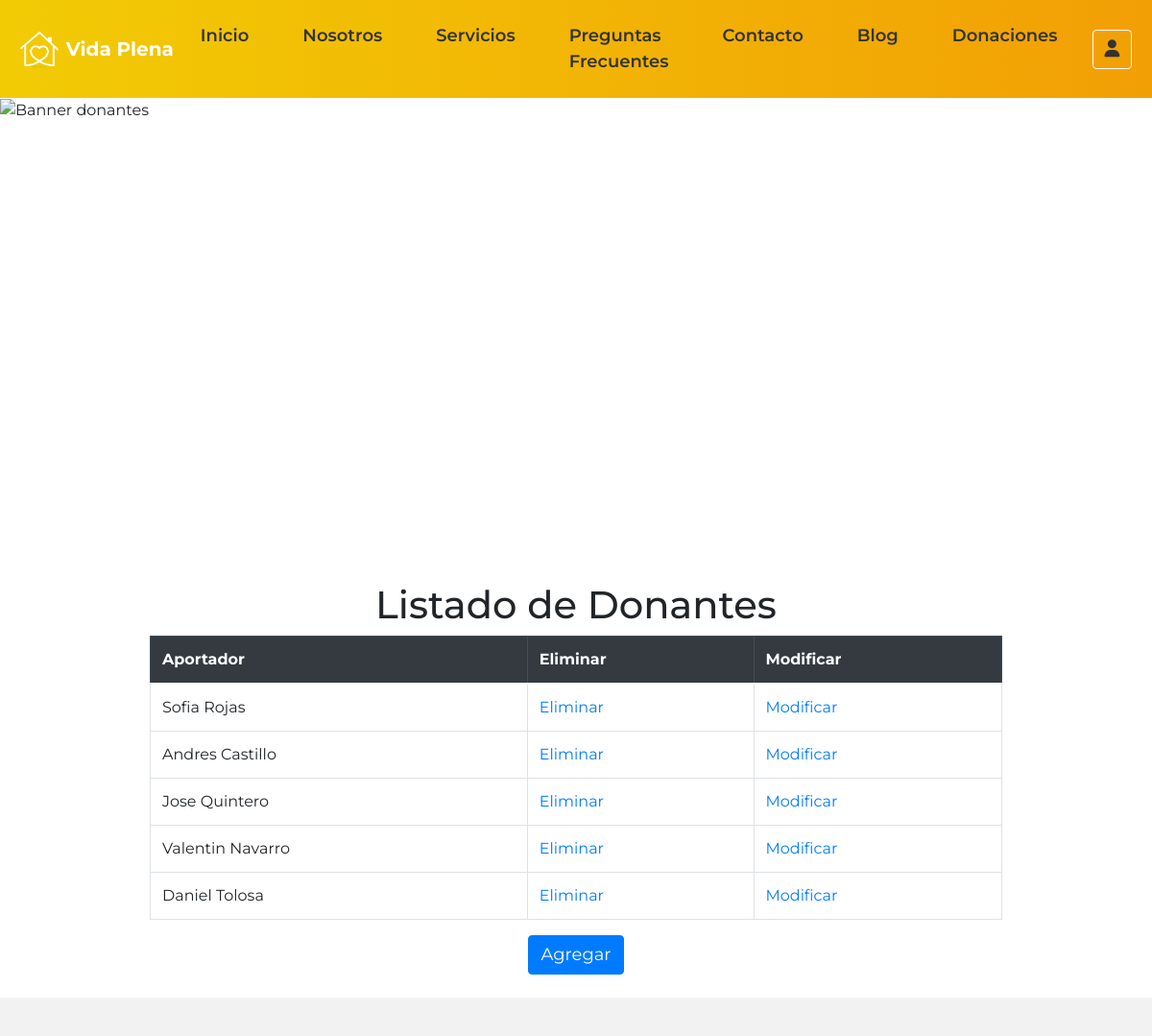
The page /inicio/crud_aportador/ on the database as committed earlier.
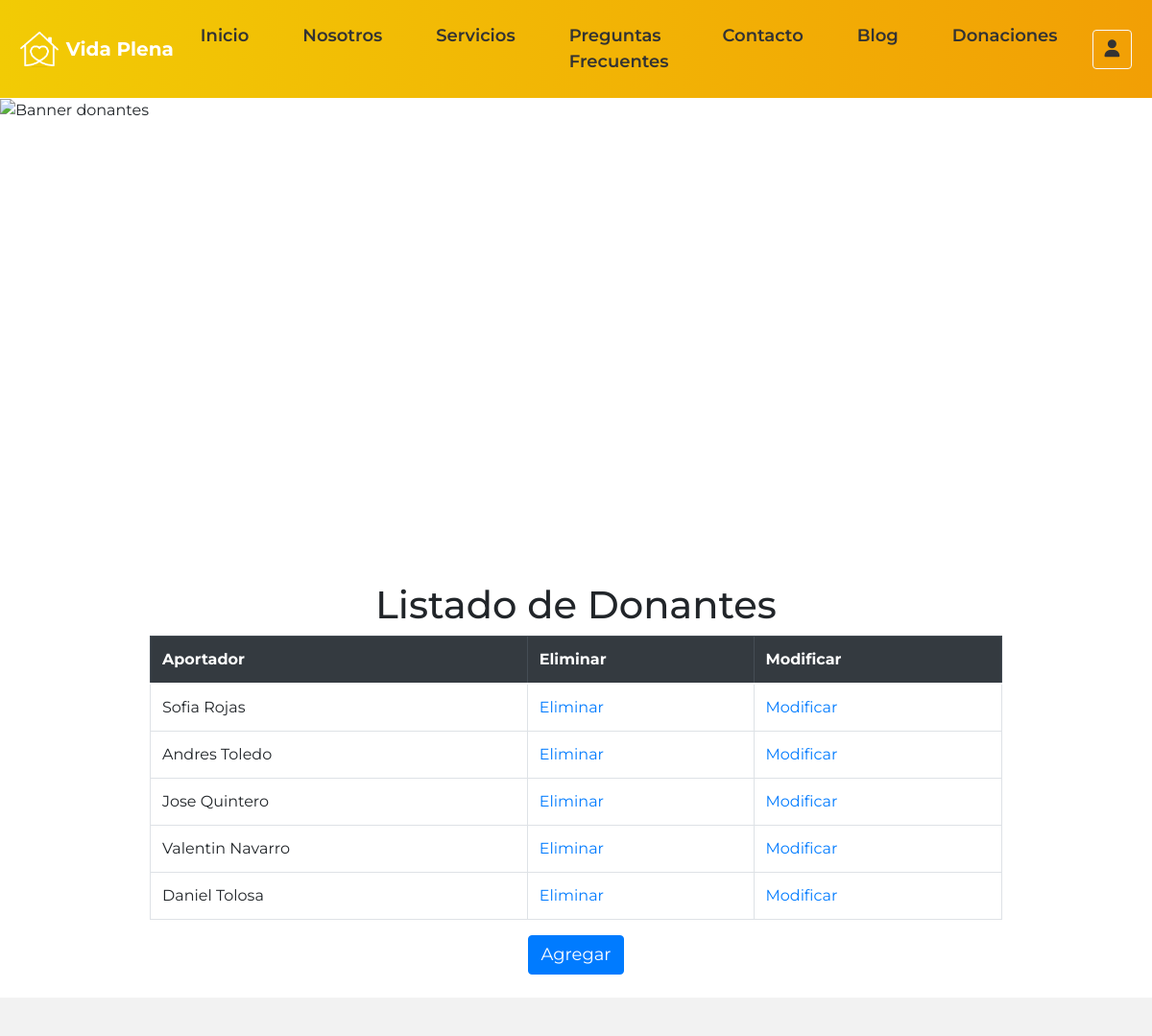
The same page on the database as committed later.
### inicio/models.py (models this page shows, shortened)
class Usuario(models.Model):
    nombre = models.CharField(max_length=100)
    apellido = models.CharField(max_length=100)
    rut = models.CharField(max_length=20)
    email = models.EmailField()
    tipo_usuario = models.CharField(max_length=50, choices=[('Personal', 'Personal'), ('Aportador', 'Aportador')])

class Aportador(Usuario):
    numero_cel = models.CharField(max_length=20)
    class Meta:
        verbose_name_plural = "Aportadores"

class Usuario(models.Model):
    nombre = models.CharField(max_length=100)
    apellido = models.CharField(max_length=100)
    rut = models.CharField(max_length=20)
    email = models.EmailField()
    tipo_usuario = models.CharField(max_length=50, choices=[('Personal', 'Personal'), ('Aportador', 'Aportador')])

### inicio/views.py (the view)
# urls.py: path('crud_aportador/', views.crud_aportador, name='crud_aportador'),
def crud_aportador(request):
    aportador = Aportador.objects.all()
    context = {'aportadores': aportador}
    print('enviando datos aportador_list')
    return render(request, "inicio/aportador_list.html", context)

### inicio/templates/inicio/aportador_list.html (shortened to what this page needs)
{% extends 'inicio/base.html' %}
{% load static %}
{% block contenido %}
  <section class="banner-donantes">
    <img src="{% static 'inicio/images/banner_donantes.png' %}" class="img-fluid" alt="Banner donantes" />
  </section>
  <br>
  <br>
  <div class="container py-4">
    <h1 class="text-center">Listado de Donantes</h1>
    <div class="table-responsive">
      <table class="table table-bordered table-hover mx-auto" style="width: 80%;">
        {% if aportadores %}
          <thead class="thead-dark">
            <tr>
              <th>Aportador</th>
              <th>Eliminar</th>
              <th>Modificar</th>
            </tr>
          </thead>
          <tbody>
            {% for aportador in aportadores %}
              <tr>
                <td>{{ aportador.nombre }} {{ aportador.apellido }}</td>
                <td>
                  <a href="{% url 'aportador_del' pk=aportador.usuario_ptr_id %}">Eliminar</a>
                </td>
                <td>
                  <a href="{% url 'aportador_edit' pk=aportador.usuario_ptr_id %}">Modificar</a>
                </td>
              </tr>
            {% endfor %}
          </tbody>
        {% endif %}
      </table>
    </div>
    <div class="text-center">
      <button type="button" class="btn btn-primary">
        <a href="{% url 'aportadorAdd' %}" class="text-white">Agregar</a>
      </button>
    </div>
  </div>
  <footer class="footer"></footer>
{% endblock %}

Rows that differ between the two databases and show on the page:
changed through a linked row, Aportador "Andres": apellido "Castillo" → "Toledo"
